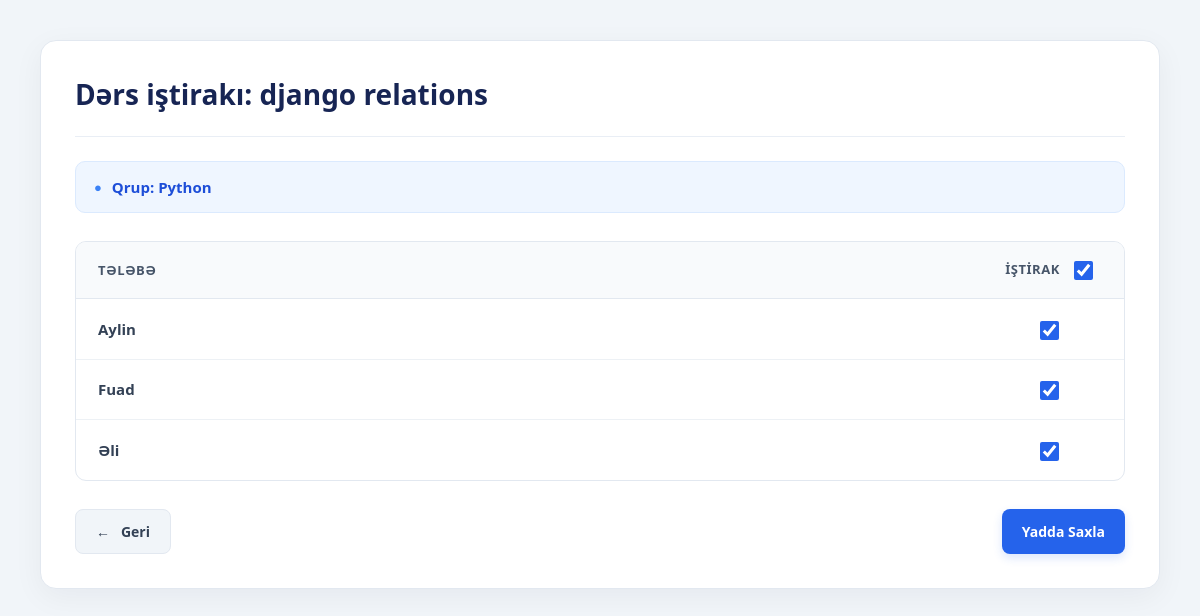
The page /dash/lesson/1/ (signed in) on the database as committed earlier.
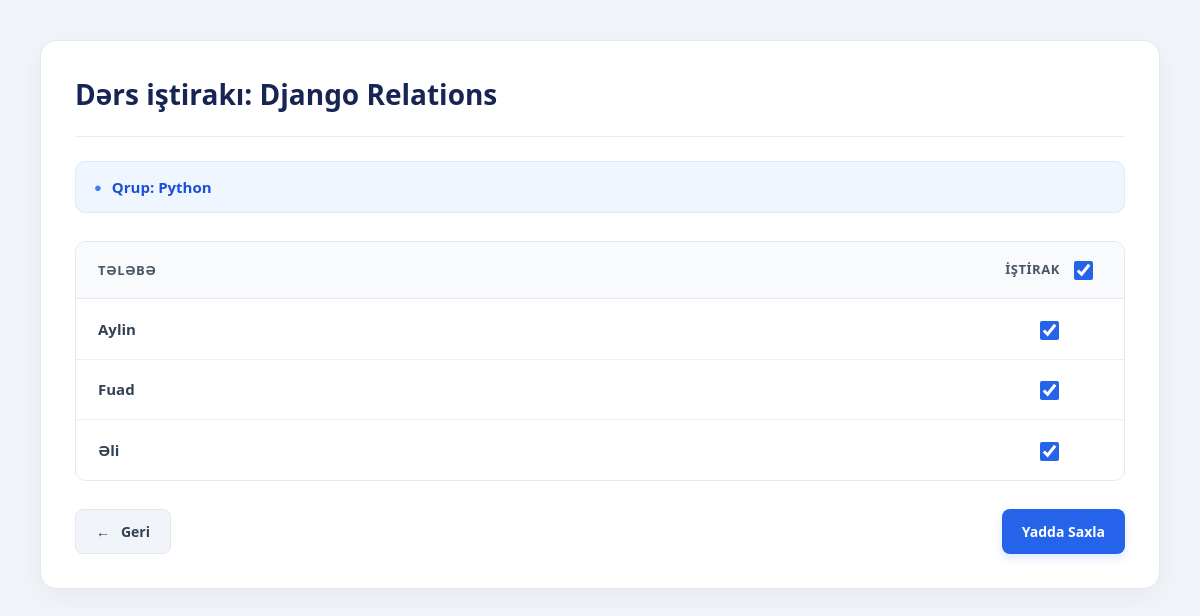
The same page on the database as committed later.
### admindashboard/models.py (models this page shows, shortened)
class Lesson(models.Model):
    course = models.ForeignKey(
        courses,
        on_delete=models.CASCADE,
        related_name="lessons"
    )
    topic = models.CharField(
        max_length=255
    )
    start_date = models.DateTimeField()
    end_date = models.DateTimeField()

### admindashboard/views.py (the view, shortened to what this page needs)
# urls.py: path("lesson/<int:lesson_id>/", views.lesson_detail, name="lesson_detail"),
def lesson_detail(request, lesson_id):
    teacher_id = request.session.get("teacher_id")
    if not teacher_id:
        return redirect("orientlogin")
    teacher = get_object_or_404(
        Teacher,
        id=teacher_id
    )
    lesson = get_object_or_404(
        Lesson,
        id=lesson_id,
        course__teacher=teacher
    )
    students = Student.objects.filter(
        course=lesson.course
    ).order_by("name")
    attendance = LessonAttendance.objects.filter(
        lesson=lesson
    )
    attendance_dict = {}
    for item in attendance:
        attendance_dict[item.student_id] = item.is_present
    student_rows = []
    for student in students:
        student_rows.append({
            "student": student,
            "is_present": attendance_dict.get(
                student.id,
                False
            )
        })
    context = {
        "teacher": teacher,
        "lesson": lesson,
        "course": lesson.course,
        "student_rows": student_rows
    }
    return render(request, "lesson_detail.html", context)

### templates/lesson_detail.html (shortened to what this page needs)
<!DOCTYPE html>
<html lang="az">
<head>
</head>
<body>
<div class="container">
    <h1>
        Dərs iştirakı: {{ lesson.topic }}
    </h1>
    <div class="course">
        Qrup: {{ course.name }}
    </div>
    <form method="POST">
        <table>
            <thead>
                <tr>
                    <th>Tələbə</th>
                    <th>
                        İştirak
                        <input
                            type="checkbox"
                            id="selectAll"
                            title="Hamısını seç"
                        >
                    </th>
                </tr>
            </thead>
            <tbody>
                {% for row in student_rows %}
                <tr
                >
                    <td class="student-name">
                        {{ row.student.name }}
                    </td>
                    <td>
                        <input
                            type="checkbox"
                            name="student_{{ row.student.id }}"
                            class="student-checkbox"
                            {% if row.is_present %}
                                checked
                            {% endif %}
                        >
                    </td>
                </tr>
                {% empty %}
                <tr>
                    <td colspan="2">
                        Bu qrupda tələbə yoxdur.
                    </td>
                </tr>
                {% endfor %}
            </tbody>
        </table>
        <div class="buttons">
            <a
                href="{% url 'month_lessons' course.id lesson.start_date.year lesson.start_date.month %}"
                class="back"
            >
                ← &nbsp; Geri
            </a>
            <button type="submit" class="save">
                Yadda Saxla
            </button>
        </div>
    </form>
</div>
</body>
</html>

Rows that differ between the two databases and show on the page:
changed Lesson: topic "django relations" → "Django Relations"
